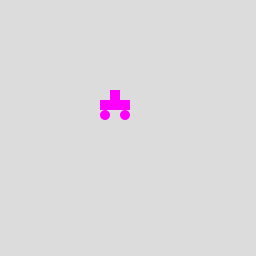
Frame 1 (no input)
Frame 60 (the mouse pressed at the canvas centre just before this capture): identical to frame 1, image omitted
Frame 120 (the mouse held since frame 60 and released just before this capture): identical to frame 1, image omitted

The Processing sketch that drew this single still picture (run headless with seeded random() and noise(); from frame 60 on, the mouse is pressed at the canvas centre):

// Processing sketch: processing_21148
// ── processing_21148.pde

 
void setup() {
  size(256,256);
  smooth();
}
 
void draw() {
  background(220);
   
  voiture();
  
 
}

// Dessiner voiture
void voiture() {
  
  float x = 100;
  float y = 100;
  color c = color(255,0,255);
  
  
  float largeur = 30;
  float hauteur = 10;
  float rayon = 5;
  
  noStroke();
  fill(c);
  // Carosserie
  rect(x,y,largeur,hauteur);
  // Cabine
  rect( x+largeur/2-5 , y-10 , 10 , 10 );
  // Roues
  ellipse( x+rayon , y+hauteur+rayon , rayon*2 , rayon*2 );
  ellipse( x+largeur-rayon , y+hauteur+rayon , rayon*2 , rayon*2 );
  
}
                
